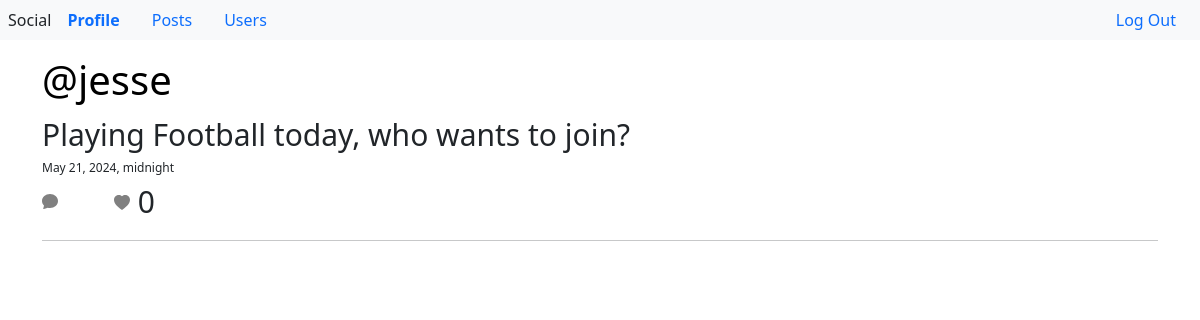
Page /post/12 (signed in) on the committed database.
### network/models.py (models this page shows, shortened)
class Posts(models.Model):
    owner = models.ForeignKey(User, on_delete=models.CASCADE, related_name="post")
    content = models.CharField(max_length=400, null=False)
    date = models.DateTimeField(auto_now_add=True)
    likes = models.IntegerField(null=False, default=0)
    @property
    def liked_users(self):
       likers = []
       for like in self.liked.all():
         name = like.owner.username
         likers.append(name)
       return likers
    @property
    def get_likes(self):
        return self.liked.count()

class User(AbstractUser):
    @property
    def get_posts(self):
        return self.post.all()

### network/views.py (the view)
# urls.py: path("post/<int:post_id>", views.post, name="post"),
@login_required
def post(request, post_id):
    if request.method == "GET":
        try:
            post = Posts.objects.get(pk=post_id)
            comments = post.comments.all()
            return render(request, "network/post.html", {"post": post,"comments":comments})
        except:
            pass
    return HttpResponseRedirect(reverse("index"))

### network/templates/network/post.html (shortened to what this page needs)
{% extends "network/layout.html" %}
{% block body %}
<div class="container">
    <div class="mt-3 d-flex justify-content-cent er">
        <div>
        <div class="post">
        <a href="{% url 'profile' post.owner.username %}"><h1>@{{post.owner.username}}</h1></a>
        <p>{{post.content}}</p>
        <p class="date">{{post.date}}</p>
        <svg id="{{post.id}}" onclick="displayComment(this,true)" class="mb-2 icon" xmlns="http://www.w3.org/2000/svg" width="16" height="16" fill="gray" class="bi bi-chat-fill" viewBox="0 0 16 16">
          <path d="M8 15c4.418 0 8-3.134 8-7s-3.582-7-8-7-8 3.134-8 7c0 1.76.743 3.37 1.97 4.6-.097 1.016-.417 2.13-.771 2.966-.079.186.074.394.273.362 2.256-.37 3.597-.938 4.18-1.234A9 9 0 0 0 8 15"/>
        </svg>
        {% if user.username in post.liked_users %}
        <svg id="{{post.id}}heart" onclick="heartColor(this)" class="ms-5 mb-1 icon" xmlns="http://www.w3.org/2000/svg" width="16" height="16" fill="red" class="bi bi-heart-fill" viewBox="0 0 16 16">
        <path  fill-rule="evenodd" d="M8 1.314C12.438-3.248 23.534 4.735 8 15-7.534 4.736 3.562-3.248 8 1.314"/>
      </svg>
      {% else %}
      <svg id="{{post.id}}heart" onclick="heartColor(this)" class="ms-5 mb-1 icon" xmlns="http://www.w3.org/2000/svg" width="16" height="16" fill="gray" class="bi bi-heart-fill" viewBox="0 0 16 16">
        <path  fill-rule="evenodd" d="M8 1.314C12.438-3.248 23.534 4.735 8 15-7.534 4.736 3.562-3.248 8 1.314"/>
      </svg>
       {% endif %}
       <span onclick="addLikes(this)" class="text-center" id="{{post.id}}LIKE">{{post.get_likes}}</span>
      </div>
        </div>
    </div>
    <hr>
    </div>
{% endblock %}

### network/static/network/styles.css (style rules this page uses)
a { color: black; text-decoration: none; }
p { margin-bottom: 2px; }
.icon { cursor: pointer; }
.date { font-size: 12px; }
.post { font-size: 30px; }

### rows in the picture
Posts: owner.username "jesse", content "Playing Football today, who wants to join?", date "May 21, 2024, midnight", get_likes "0"
